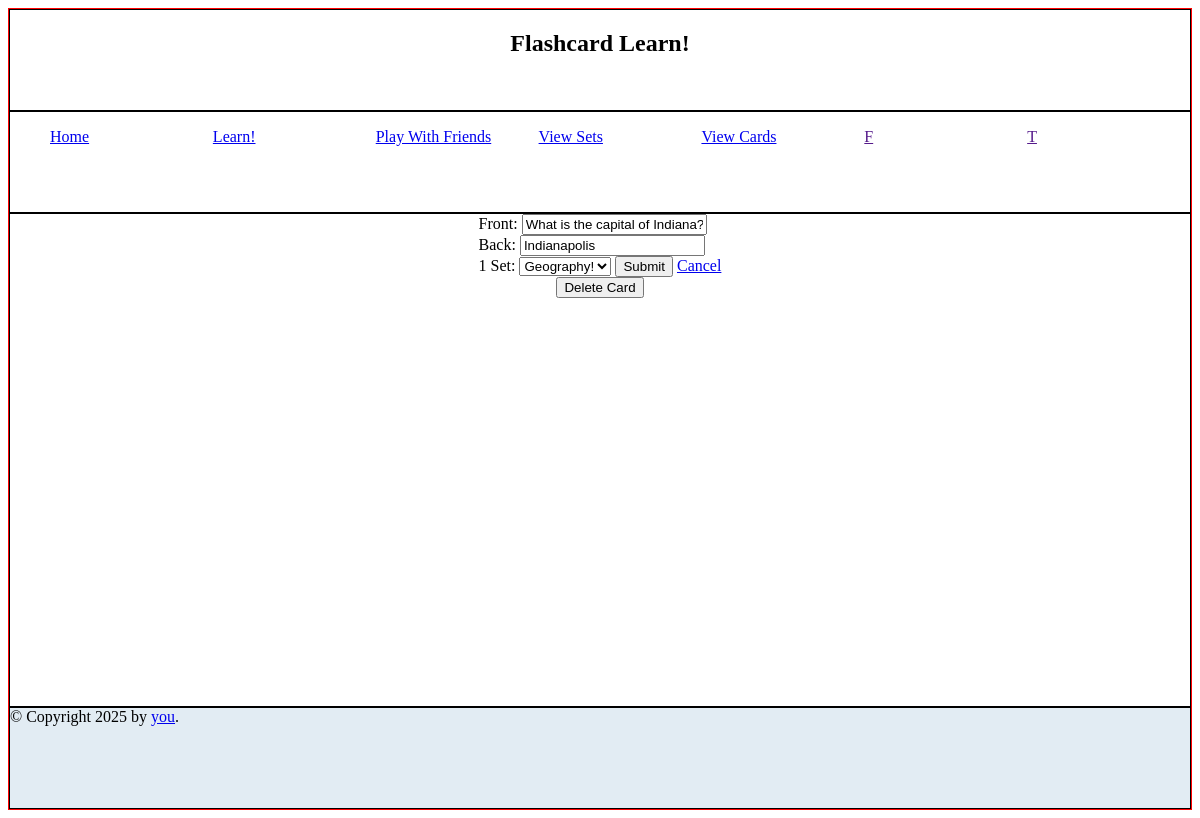
Screenshot of /cards/1/edit with the database file from the repository.
### db/models.py (models this page shows)
class Card(SQLModel, table=True):
    id: int | None = Field(default=None, primary_key=True)
    front: str
    back: str
    set_id: int | None = Field(default=None, foreign_key="set.id")
    set: Set | None = Relationship(back_populates="cards")

### routers/cards.py (the view)
@router.get("/{card_id}/edit")
def edit_card(request: Request, session:SessionDep, card_id:int):
    card = session.exec(select(Card).where(Card.id==card_id)).first()
    sets = session.exec(select(Set)).all()
    return templates.TemplateResponse(
      request=request, name="/cards/add.html", context={"card":card, "sets":sets}
  )

### templates/cards/add.html (shortened to what this page needs)
{% extends "/base.html" %}
{% block head %}
    {{ super() }}
{% endblock %}
{% block content %}
{% if card %}
         <form action="/cards/{{card.id}}/edit" method="post">
                Front: <input type="text" name="front" value="{{card.front}}"><br>
                Back: <input type="text" name="back" value="{{card.back}}"><br>
                {{card.set_id}}
                Set: <select name="set_id">
                    {% for set in sets %}
                        {% if set.id == card.set_id %}
                        <option name="{{set.name}}" value="{{set.id}}" selected>{{set.name}}</option>
                        {% else %}
                            <option name="{{set.name}}" value="{{set.id}}">{{set.name}}</option>
                        {% endif %}
                    {% endfor %}
                </select>
                <input type="submit" value="Submit">
                <a href='/cards/{{card.id}}'>
        Cancel
                </a>
            </form>
            <form action="/cards/{{card.id}}/delete" method="post">
<button type="submit" onclick="return confirm('Are you sure you want to delete this card?');">
        Delete Card
    </button>
            </form>
{% endif %}
 {% endblock %}

### static/css/styles.css (style rules this page uses)
body { background-color: rgb(255, 255, 255); }

### rows the page displays
Card: front "What is the capital of Indiana?", back "Indianapolis", set_id "1"

### other values shown
form field set_id "Geography!"
